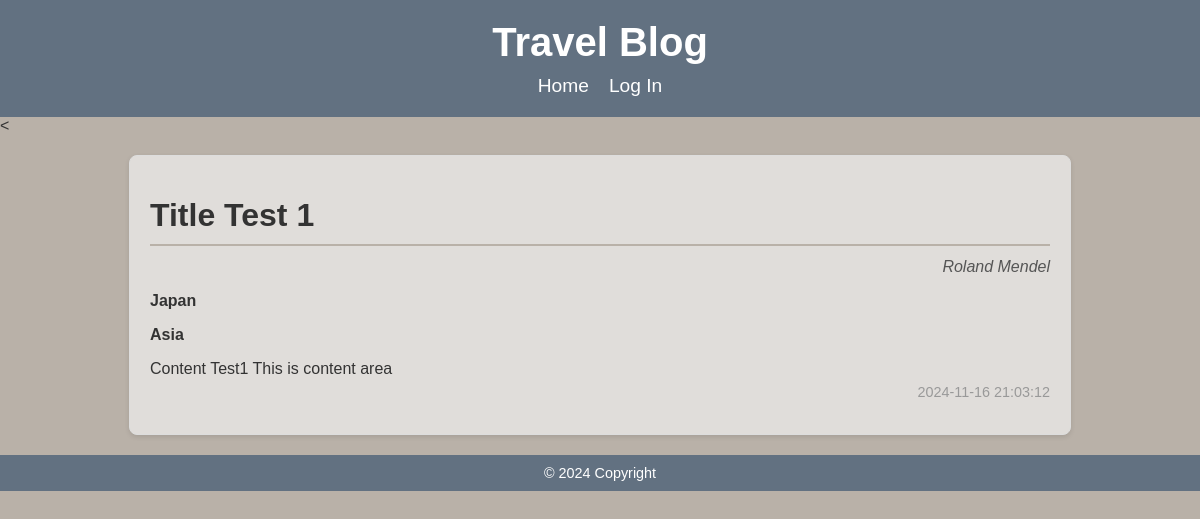
Page /pages/blog.php?id=1 on the earlier database version.
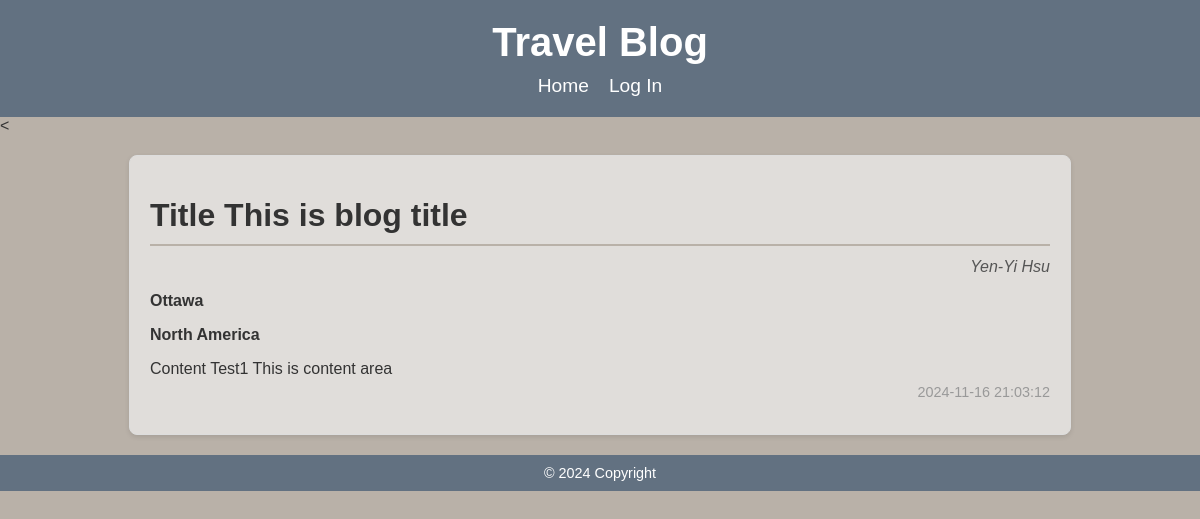
Same page on the later database version.
### tables this page shows
CREATE TABLE IF NOT EXISTS `post` (
  `post_id` INT NOT NULL AUTO_INCREMENT,  
  `user_id` INT NOT NULL,                   
  `title` VARCHAR(255) NOT NULL,              
  `content` TEXT NOT NULL,                  
  `state` ENUM('Africa', 'Asia', 'Europe', 'North America', 'South America', 'Oceania') NOT NULL,
  `country` VARCHAR(50) NOT NULL,
  `image_path` VARCHAR(255) DEFAULT NULL,    
  `created_at` TIMESTAMP DEFAULT CURRENT_TIMESTAMP, 
  PRIMARY KEY (`post_id`),                    
  FOREIGN KEY (`user_id`) REFERENCES `account`(`id`) 
);

CREATE TABLE IF NOT EXISTS `account` (
  `id` int(11) NOT NULL AUTO_INCREMENT,
  `username` varchar(30) NOT NULL,
  `email` varchar(30) NOT NULL,
  `password` varchar(30) NOT NULL,
  PRIMARY KEY (`id`)
);

### pages/blog.php (the view, shortened to what this page needs)
<!DOCTYPE html>
<html lang="en">
  <head>
    <link rel="stylesheet" type="text/css" href="../css/style.css">
  </head>
  <body>
  <?php include './headerTB.php'; ?> <
  <main>
  <?php
  $db = db_connect();
  $id = $_GET['id'];
  $sql = "SELECT p.title, p.content, p.state, p.country, p.image_path, p.created_at, a.username
          FROM post p
          JOIN account a ON p.user_id = a.id
          WHERE p.post_id = ?";
  $stmt = mysqli_prepare($db, $sql);
  mysqli_stmt_bind_param($stmt, 'i', $id);
  mysqli_stmt_execute($stmt);
  $result_set = mysqli_stmt_get_result($stmt);
  $post = mysqli_fetch_assoc($result_set);
  ?>
<main class="blogPage">
  <div id="content">
    <div class="page show">
      <h1><?php echo ($post['title']); ?></h1>
      <div class="attributes">
        <div class='author'> <p><?php echo ($post['username']); ?></p></div>
        <div class='country'> <p><?php echo ($post['country']); ?></p></div>
        <div class='state'> <p><?php echo ($post['state']); ?></p></div>
        <div class='content'>
          <p><?php echo nl2br(htmlspecialchars($post['content'])); ?></p>
        </div>
        <div class='time'> <p><?php echo ($post['created_at']); ?></p></div>
      </div>
    </div>
  </div>
</main>
  <?php include 'footerTB.php'; ?>
</body>
</html>

Differences in the rows shown:
changed post "Content Test1 This is content area": title "Title Test 1" → "Title This is blog title"; user.username "Roland Mendel" → "Yen-Yi Hsu"; country "Japan" → "Ottawa"; state "Asia" → "North America"
